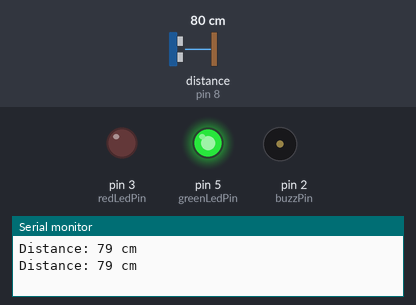
The sketch below on a simulated Arduino Uno, built with avr-gcc and run on an emulated ATmega328P. Parts: output pins drawn as LEDs (lit = HIGH), buzzer (waves = sounding), the last lines printed to the serial monitor. Wiring (inferred from the names in the program): ultrasonic range finder: trigger pin 7; echo pin 8. Dashed ring = blinking. The test bench sets the inputs (shaded band); at power-on: distance to the obstacle (sensor on pin 8) 80 cm. The echo pulse lasts 58.3 µs per cm; pins used as bus, display or sensor lines are not drawn.

Above: at 1.2 s.
1.3 s: distance to the obstacle (sensor on pin 8) set to 35 cm
At 3.1 s:
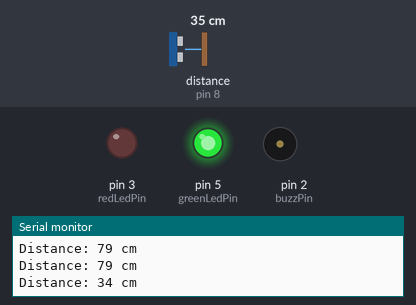
4.3 s: distance to the obstacle (sensor on pin 8) set to 30 cm
At 5.2 s:
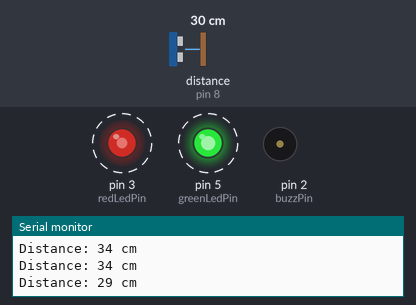
7.3 s: distance to the obstacle (sensor on pin 8) set to 17 cm
10.3 s: distance to the obstacle (sensor on pin 8) set to 14 cm
At 11.1 s:
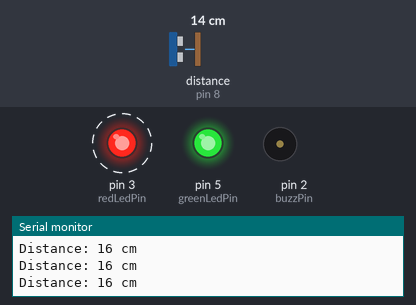
13.3 s: distance to the obstacle (sensor on pin 8) set to 18 cm
At 13.71 s:
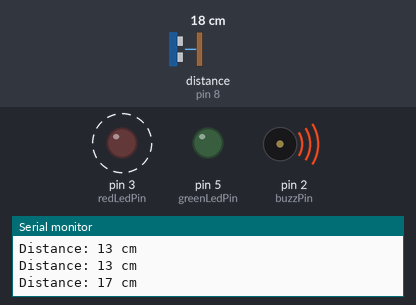
16.3 s: distance to the obstacle (sensor on pin 8) set to 2 cm
At 16.8 s:
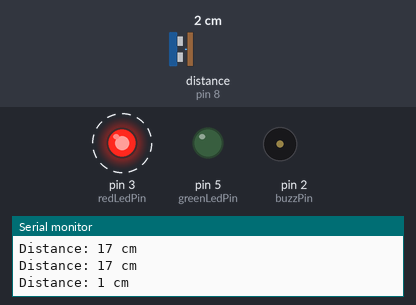
Timing chart, 0 to 20.3 s (numbered marks = the images above; inputs shaded):
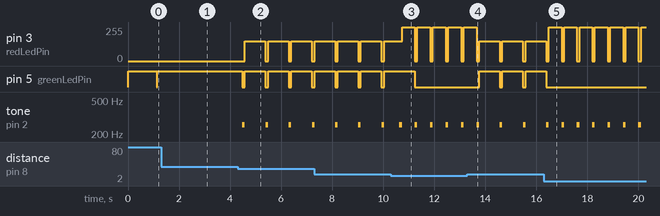

The sketch:

sketch_parkprj.ino
```cpp
#define trigPin 7
#define echoPin 8

#define greenLedPin 5
#define redLedPin 3

#define buzzPin 2


// defines variables

long duration;

void setup() {
  pinMode(greenLedPin, OUTPUT);
  pinMode(redLedPin, OUTPUT);

  pinMode(trigPin, OUTPUT); // Sets the trigPin as an Output
  pinMode(echoPin, INPUT); // Sets the echoPin as an Input

  Serial.begin(9600); // Starts the serial communication 38400
}

void loop() {
 BeepAndLight();
}

void BeepAndLight(){
  digitalWrite(redLedPin, LOW);
  digitalWrite(greenLedPin, LOW);

  printDistance();

  if (calculateDistance() > 30) {
    SetLedGreenAndBeep();
  }
  if (calculateDistance() >= 15 && calculateDistance() <= 30) {
    SetLedYellowAndBeep();
  }
  if (calculateDistance() < 15) {
    SetLedRedAndBeep();
  }

  delay(200);
}

void printDistance() {
  Serial.print("Distance: ");
  Serial.print(calculateDistance());
  Serial.println(" cm");
}

int calculateDistance() {
  // Clears the trigPin
  digitalWrite(trigPin, LOW);
  delayMicroseconds(2);
  // Sets the trigPin on HIGH state for 10 micro seconds
  digitalWrite(trigPin, HIGH);
  delayMicroseconds(10);
  digitalWrite(trigPin, LOW);
  // Reads the echoPin, returns the sound wave travel time in microseconds
  duration = pulseIn(echoPin, HIGH);

  // Prints the distance on the Serial Monitor
  //Serial.print("Distance: ");
  //Serial.println(distance);
  return duration * 0.034 / 2;
}

void SetLedGreenAndBeep() {
  buzOnGreen();
}

void SetLedRedAndBeep() {
  buzOnRed();
}

void SetLedYellowAndBeep() {
  buzOnYellow();
}

void buzOnGreen() {
  //tone(buzzPin, 255);
  //delay(100);
  noTone(buzzPin);
  analogWrite(greenLedPin, 255);
  delay(900);

}

void buzOnYellow() {
  tone(buzzPin, 255);
  delay(100);
  noTone(buzzPin);
  analogWrite(redLedPin, 150);
  analogWrite(greenLedPin, 255);
  delay(600);

}

void buzOnRed() {
  tone(buzzPin, 255);
  delay(100);
  noTone(buzzPin);
  analogWrite(redLedPin, 255);
  delay(300);
}
```

Measured:
- the behaviour switches between 32 and 31 cm on distance to the obstacle (sensor on pin 8) (found by bisection; images 1 and 2)
- the behaviour switches between 16 and 15 cm on distance to the obstacle (sensor on pin 8) (found by bisection; images 2 and 3)
- after the input at 1.3 s, pin 5 (greenLedPin): stops changing and stays HIGH
- after the input at 4.3 s, pin 3 (redLedPin): alternates 150/255 for 0.80 s and 0/255 for 0.11 s, starting after 0.28 s; pin 5 (greenLedPin): alternates HIGH for 0.80 s and LOW for 0.11 s, starting after 0.17 s; tone on pin 2 (buzzPin): alternates 255 Hz for 0.10 s and silent for 0.81 s, starting after 0.18 s
- after the input at 10.3 s, pin 3 (redLedPin): alternates 255/255 for 0.50 s and 0/255 for 0.11 s, starting after 0.44 s; tone on pin 2 (buzzPin): alternates 255 Hz for 0.10 s and silent for 0.51 s, starting after 0.34 s
- after the input at 13.3 s, pin 3 (redLedPin): alternates 150/255 for 0.80 s and 0/255 for 0.11 s, starting after 0.47 s; pin 5 (greenLedPin): alternates HIGH for 0.80 s and LOW for 0.11 s, starting after 0.47 s; tone on pin 2 (buzzPin): alternates 255 Hz for 0.10 s and silent for 0.81 s, starting after 1.3 s
- after the input at 16.3 s, pin 3 (redLedPin): alternates 255/255 for 0.50 s and 0/255 for 0.10 s, starting after 0.19 s; pin 5 (greenLedPin): goes on until 16.4 s, then stays LOW; tone on pin 2 (buzzPin): alternates 255 Hz for 0.10 s and silent for 0.50 s, starting after 0.69 s
